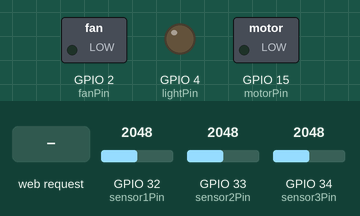
This sketch was run on a simulated ESP32. Shown: switched loads named in the sketch (green lamp = pin HIGH), output pins drawn as LEDs (lit = HIGH). The inputs (shaded band) are chosen by the test bench; at power-on: GPIO 32 (sensor1Pin) = 2048, GPIO 33 (sensor2Pin) = 2048, GPIO 34 (sensor3Pin) = 2048. WiFi joins after 1.5 s; servers stay silent unless stated; what the sketch prints to the serial monitor is not drawn.

Above: at 3.2 s.
3.3 s: HTTP request GET /control?motor=1 received
At 4.4 s:
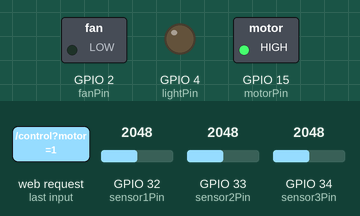
4.8 s: HTTP request GET /control?fan=1 received
At 5.6 s:
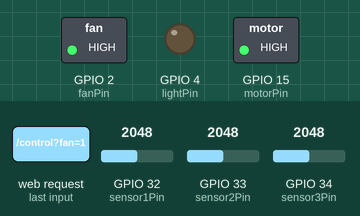
6.3 s: HTTP request GET /control?motor=0 received
At 6.8 s:
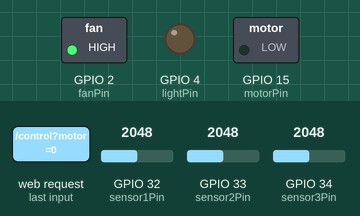
7.8 s: HTTP request GET /control?light=1 received
At 9.0 s:
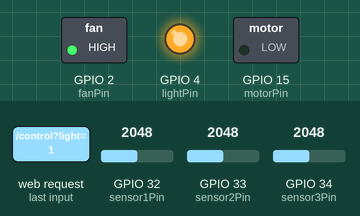
9.3 s: HTTP request GET /control?motor=120 received
At 10.2 s:
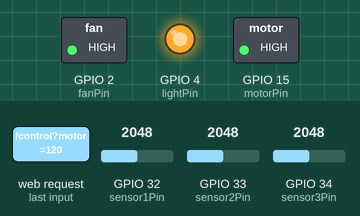
10.8 s: HTTP request GET /control?fan=0 received
At 11.4 s:
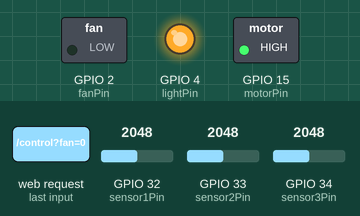
Timing chart, 0 to 13.3 s (numbered marks = the images above; inputs shaded):
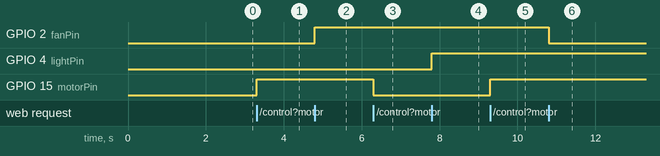

The sketch:

Green_house_dashboard.ino.ino
```cpp
#include <WiFi.h>
#include <WebServer.h>

// Wi-Fi credentials
const char* ssid = "Dialog 4G";
const char* password = "18NN52B852Y";

// Web server instance
WebServer server(80);

// Pins for sensors
const int sensor1Pin = 32;
const int sensor2Pin = 33;
const int sensor3Pin = 34;

// Pins for motor, fan, and light
const int motorPin = 15;
const int fanPin = 2;
const int lightPin = 4;

// Handle sensor data
void handleData() {
  // Read sensor values
  int sensor1Value = map(analogRead(sensor1Pin), 0, 4095, 0, 100);
  int sensor2Value = map(analogRead(sensor2Pin), 0, 4095, 0, 100);
  int sensor3Value = map(analogRead(sensor3Pin), 0, 4095, 0, 100);

  // Prepare JSON response
  String jsonResponse = String("{\"sensor1\": ") + sensor1Value +
                        ", \"sensor2\": " + sensor2Value +
                        ", \"sensor3\": " + sensor3Value + "}";

  // Send response
  server.sendHeader("Access-Control-Allow-Origin", "*");
  server.send(200, "application/json", jsonResponse);
}

// Handle device control
void handleControl() {
  if (server.hasArg("motor")) {
    int motorState = server.arg("motor").toInt();
    digitalWrite(motorPin, motorState);
  }
  if (server.hasArg("fan")) {
    int fanState = server.arg("fan").toInt();
    digitalWrite(fanPin, fanState);
  }
  if (server.hasArg("light")) {
    int lightState = server.arg("light").toInt();
    digitalWrite(lightPin, lightState);
  }
  server.sendHeader("Access-Control-Allow-Origin", "*");
  server.send(200, "application/json", "{\"status\": \"OK\"}");
}

void setup() {
  Serial.begin(115200);

  // Initialize sensor pins
  pinMode(sensor1Pin, INPUT);
  pinMode(sensor2Pin, INPUT);
  pinMode(sensor3Pin, INPUT);

  // Initialize control pins
  pinMode(motorPin, OUTPUT);
  pinMode(fanPin, OUTPUT);
  pinMode(lightPin, OUTPUT);

  // Set default states
  digitalWrite(motorPin, LOW);
  digitalWrite(fanPin, LOW);
  digitalWrite(lightPin, LOW);

  // Connect to Wi-Fi
  WiFi.begin(ssid, password);
  while (WiFi.status() != WL_CONNECTED) {
    delay(1000);
    Serial.println("Connecting to Wi-Fi...");
  }
  Serial.println("Connected to Wi-Fi");
  Serial.println(WiFi.localIP());

  // Define endpoints
  server.on("/data", handleData);
  server.on("/control", handleControl);

  // Start the server
  server.begin();
}

void loop() {
  server.handleClient();

  // Read sensor values
  int sensor1Value = map(analogRead(sensor1Pin), 0, 4095, 0, 100);
  int sensor2Value = map(analogRead(sensor2Pin), 0, 4095, 0, 100);
  int sensor3Value = map(analogRead(sensor3Pin), 0, 4095, 0, 100);

  // Print sensor values to the Serial Monitor
  /*Serial.print("Sensor 1: ");
  Serial.print(sensor1Value);
  Serial.print(" | Sensor 2: ");
  Serial.print(sensor2Value);
  Serial.print(" | Sensor 3: ");
  Serial.println(sensor3Value);*/

}
```

Measured:
- after the input at 3.3 s, GPIO 15 (motorPin): LOW → HIGH at once
- after the input at 4.8 s, GPIO 2 (fanPin): LOW → HIGH at once
- after the input at 6.3 s, GPIO 15 (motorPin): HIGH → LOW at once
- after the input at 7.8 s, GPIO 4 (lightPin): LOW → HIGH at once
- after the input at 9.3 s, GPIO 15 (motorPin): LOW → HIGH at once
- after the input at 10.8 s, GPIO 2 (fanPin): HIGH → LOW at once
